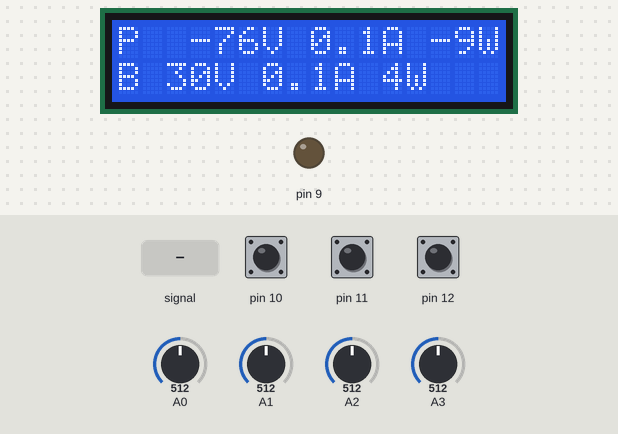
Bench run of a sketch on a simulated Arduino Uno, built with avr-gcc and run on an emulated ATmega328P. Shown: 16×2 character LCD, output pins drawn as LEDs (lit = HIGH). Dashed ring = blinking. Inputs (shaded band) come from the test bench; at power-on: pin 11 HIGH, pin 10 HIGH, A0 = 512, pin 12 HIGH, A1 = 512, A2 = 512, A3 = 512. EEPROM starts erased; what the sketch prints to the serial monitor is not drawn.

Above: at 2.8 s.
2.9 s: A0 fed a 2 Hz sine of ±306 counts around its level
At 5.17 s:
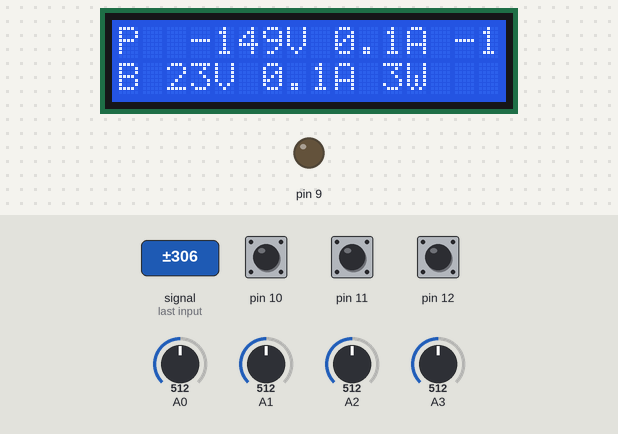
5.4 s: pin 11 pulled LOW for 0.15 s
At 6.6 s:
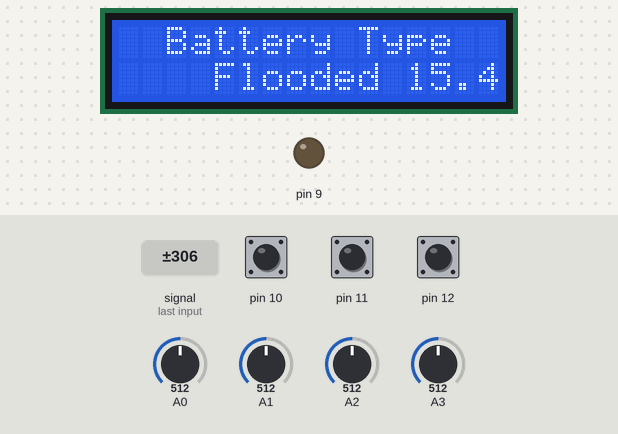
7.0 s: pin 10 pulled LOW for 0.15 s
At 7.7 s:
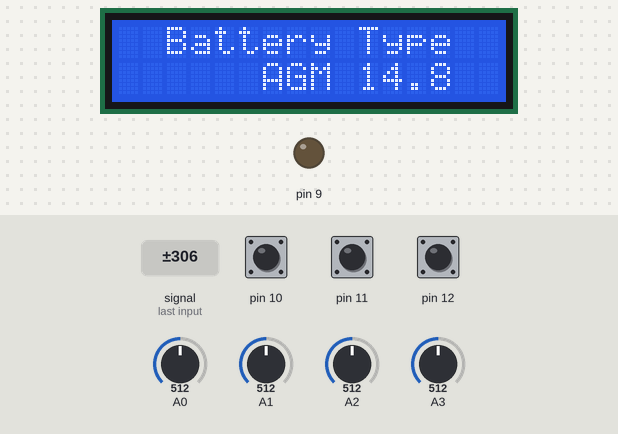
8.6 s: pin 10 pulled LOW for 1 s
At 9.1 s:
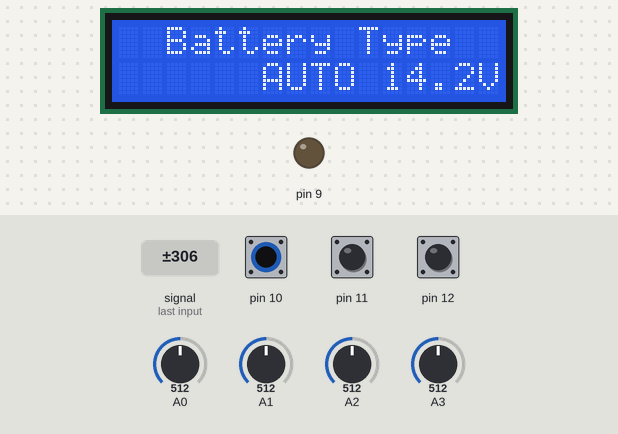
11.1 s: pin 11 pulled LOW for 1 s
At 11.66 s:
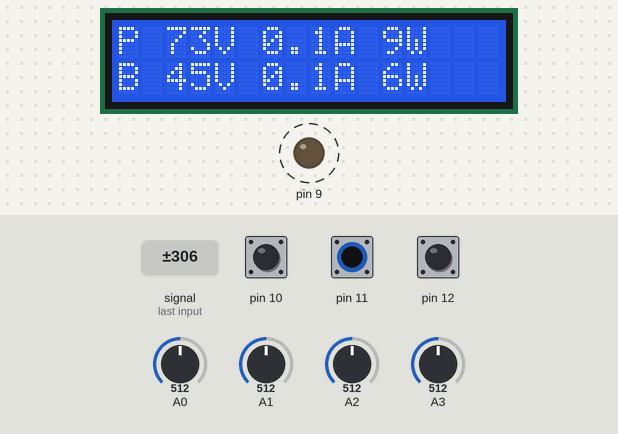
12.7 s: A0 set to 230
At 15.73 s:
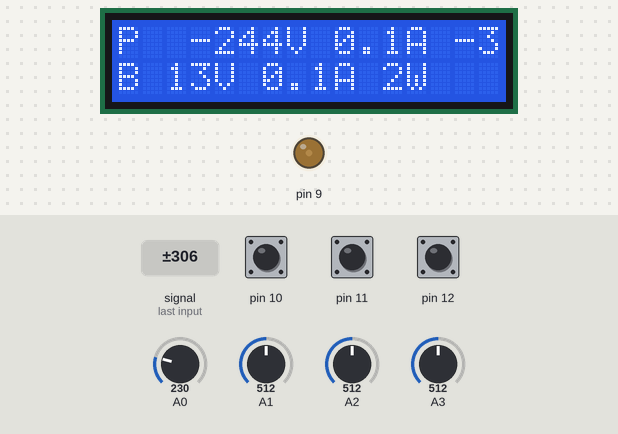
Timing chart, 0 to 18.9 s (numbered marks = the images above; inputs shaded):
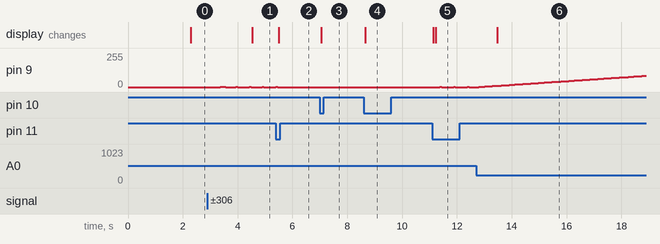

The sketch:

Arduino_mppt4.1.ino
```cpp
#include <EEPROM.h>

#include "LiquidCrystal_I2C.h"
LiquidCrystal_I2C lcd(0x27, 16, 2);
int dut,pwm,v,j,tmp;

bool st,m;

float vo,vi,current,current1,cutoff,cv,p,p1,ef;

void setup() {

    lcd.begin();
  lcd.backlight();


   TCCR1B = TCCR1B & B11111000 | B00000001; // Set PWM frequency for D9 & D10:

   Serial.begin(115200);

   pinMode(9,OUTPUT);

   pinMode(10,INPUT_PULLUP);

   pinMode(11,INPUT_PULLUP);

   pinMode(12,INPUT_PULLUP);

   v=EEPROM.read(0);
   if(v>2)v=0;
   switch(v){
    case 0:
   cutoff=15.4; // flooded
   break;
    case 1:
   cutoff=14.8; //agm
   break;
    case 2:
   cutoff=14.2; //AUTO
   break;
   }

}

void loop(){

  j++;


   if(m==0){

      current=0;


      for(int i = 0; i < 100; i++) {

          current = current + (.049 * analogRead(A2) -25);// for 20A mode
          current1 = current1 + (.049 * analogRead(A3) -25);// for 20A mode
          vo+= analogRead(A0);
  vi+=analogRead(A1);
        delayMicroseconds(100);

      }

 current = current/60;
  current1 = current1/70;
      if(current<0.1)current=0;
      if(current1<0.1)current1=current=0;

      vo=((vo*0.06)/100);
       vi=(((vi)*0.6)/80);
       //if(v)
     vi=(vo*10)-vi;


      p=current*vo;
      p1=current1*vi;
      ef=(p/p1)*100;
      if(vo>cutoff)pwm--;

      if(pwm<0)pwm=0;

      if(vo<cutoff+0.5)pwm++;

      if(pwm>240)pwm=240;


      analogWrite(9,pwm);


   if(j>30){
    j=0;
   lcd.setCursor(0,0);


   lcd.print("P ");
   tmp=vi;
   if(tmp<10)lcd.print(" ");
   lcd.print(tmp);
   lcd.print("V ");
   if(current1<10){tmp=current1*10;
    lcd.print(tmp/10);
     lcd.print(".");
    lcd.print(tmp%10);}
    else{ tmp=current1;
    lcd.print(" ");
    lcd.print(tmp);
    }
    lcd.print("A ");
   tmp= p1;
     lcd.print(tmp);
   lcd.print("W    ");
   lcd.setCursor(0,1);
  lcd.print("B ");
   tmp=vo;
   if(tmp<10)lcd.print(" ");
   lcd.print(tmp);
   lcd.print("V ");
   if(current<10){tmp=current*10;
    lcd.print(tmp/10);
     lcd.print(".");
    lcd.print(tmp%10);}
    else{ tmp=current;
    lcd.print(" ");
    lcd.print(tmp);
    }
    lcd.print("A ");
   tmp= p;
     lcd.print(tmp);
   lcd.print("W    ");
   //-----------------------------


   tmp=vi;
   if(tmp<10)Serial.print(0);
   Serial.print(tmp);

    tmp=vo;
   if(tmp<10)Serial.print(0);
   Serial.print(tmp);

  tmp=current1*10;
   if(current1<100)Serial.print(0);
    if(current1<10)Serial.print(0);

    Serial.print(tmp);


   tmp=current*10;
   if(current<100)Serial.print(0);
    if(current<10)Serial.print(0);

    Serial.println(tmp);


      //-------------------------
      }


      }
if(digitalRead(10)&digitalRead(11)&digitalRead(12))st=0;

  if(!digitalRead(11)&st==0){

    st=1;

    lcd.clear();

    if(m==1){

     EEPROM.update(0, v);
   switch(v){
    case 0:
   cutoff=15.4; // flooded
   break;
    case 1:
   cutoff=14.8; //agm
   break;
    case 2:
   cutoff=14.2; //AUTO
   break;
   }

      }

    m=!m;

    }

  if(m==1){

    if(!digitalRead(10)&st==0){

      st=1;

      v=v+1;
      if(v>2)v=0;
      }


    if(!digitalRead(12)&st==0){

      st=1;

      v=v-1;
     if(v<0)v=2;
      }


     lcd.setCursor(0,0);

     lcd.print("  Battery Type  ");

    lcd.setCursor(0,1);


       switch(v){
    case 0:
  lcd.print("    Flooded 15.4");
   break;
    case 1:
   lcd.print("      AGM 14.8  ");
   break;
    case 2:
   lcd.print("      AUTO 14.2V       ");
   break;
   }

      }


  delay(10);

    }
```

Measured:
- after the input at 2.9 s, the display: changes after 1.6 s (image 1)
- after the input at 5.4 s, pin 9: goes on until 5.5 s, then stays 0/255; the display: changes after 0.09 s (image 2)
- after the input at 7.0 s, the display: changes after 0.05 s (image 3)
- after the input at 8.6 s, the display: changes after 0.06 s (image 4)
- after the input at 11.1 s, pin 9: alternates 1/255 for 0.07 s and 0/255 for 0.43 s, starting after 0.28 s; the display: first changes at once (image 5 shows a later state)
